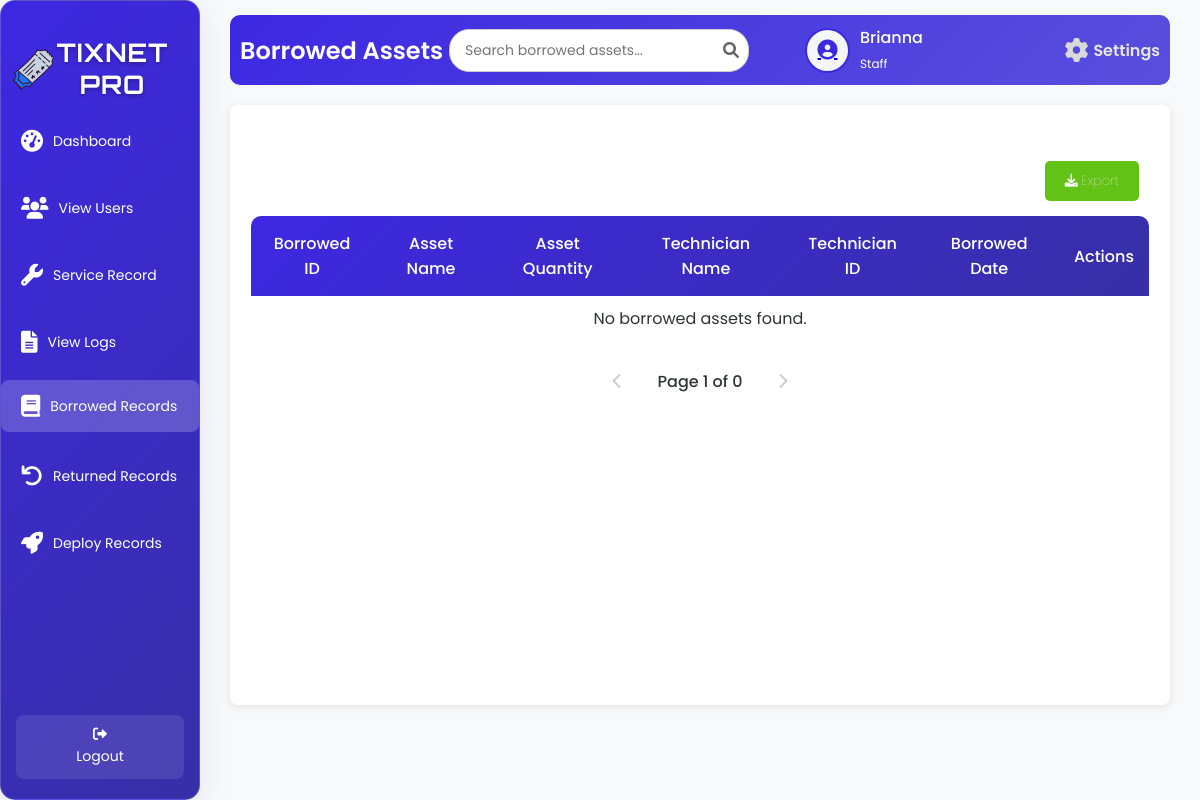
Before: /borrowedT.php (signed in) with the older database file.
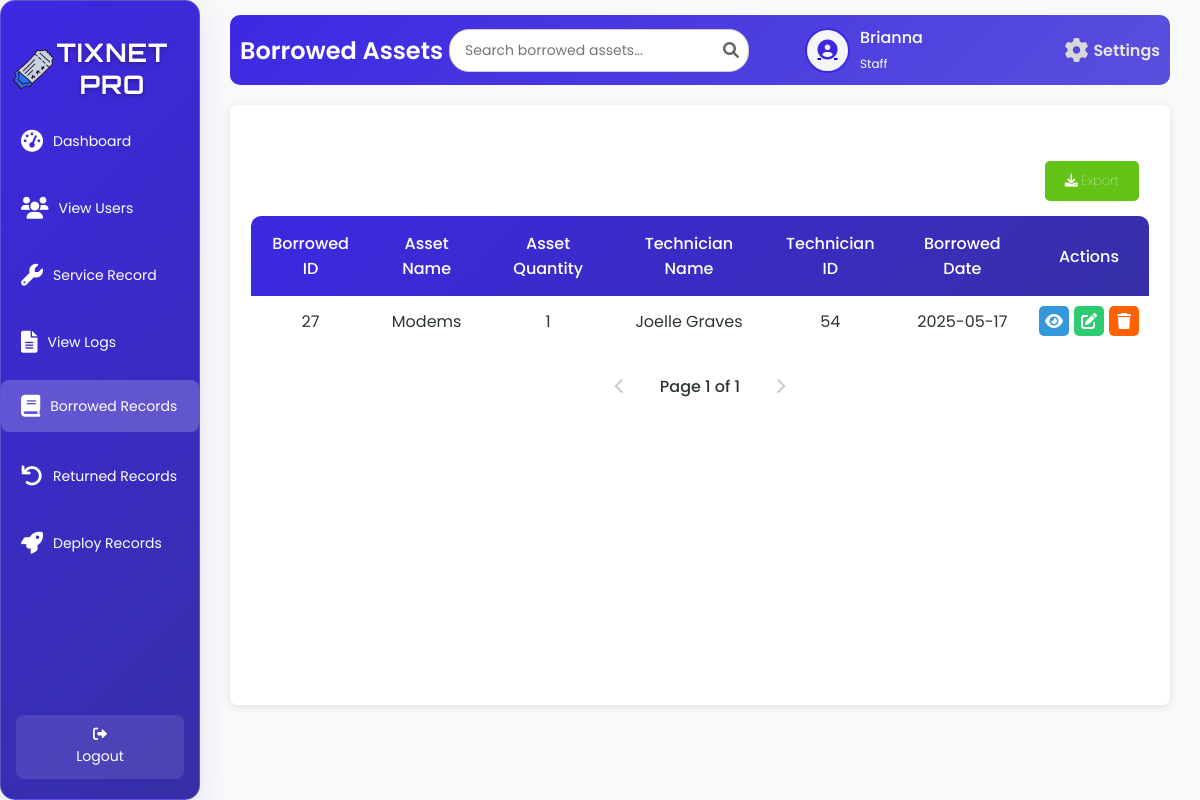
After: the same page with the newer database file.
### tables this page shows
CREATE TABLE `tbl_user` (
  `u_id` int(50) NOT NULL,
  `u_fname` varchar(200) NOT NULL,
  `u_lname` varchar(200) NOT NULL,
  `u_email` varchar(200) NOT NULL,
  `u_username` varchar(200) NOT NULL,
  `u_password` varchar(200) NOT NULL,
  `u_type` varchar(200) NOT NULL,
  `u_status` varchar(200) NOT NULL
);

CREATE TABLE `tbl_borrowed` (
  `b_id` int(50) NOT NULL,
  `b_assets_name` varchar(100) NOT NULL,
  `b_quantity` int(50) NOT NULL,
  `b_technician_name` varchar(100) NOT NULL,
  `b_date` date NOT NULL,
  `b_technician_id` int(50) NOT NULL
);

### borrowedT.php (the view, shortened to what this page needs)
<?php
include 'db.php';
$username = $_SESSION['username'] ?? '';
$lastName = '';
$firstName = '';
$userType = '';
if ($conn) {
    $sql = "SELECT u_fname, u_lname, u_type FROM tbl_user WHERE u_username = ?";
    $stmt = $conn->prepare($sql);
    $stmt->bind_param("s", $username);
    $stmt->execute();
    $stmt->bind_result($firstName, $lastName, $userType);
    $limit = 10;
    $page = isset($_GET['page']) ? (int)$_GET['page'] : 1;
    $offset = ($page - 1) * $limit;
    $countQuery = "SELECT COUNT(*) as total FROM tbl_borrowed";
    $countResult = $conn->query($countQuery);
    $totalRecords = $countResult->fetch_assoc()['total'];
    $totalPages = ceil($totalRecords / $limit);
    $sqlBorrowed = "SELECT b_id, b_assets_name, b_quantity, b_technician_name, b_technician_id, b_date
                    FROM tbl_borrowed
                    LIMIT ?, ?";
    $stmt = $conn->prepare($sqlBorrowed);
    $stmt->bind_param("ii", $offset, $limit);
    $stmt->execute();
    $resultBorrowed = $stmt->get_result();
} else {
    echo "Database connection failed.";
    exit();
}
$avatarPath = $_SESSION['avatarPath'];
?>
<!DOCTYPE html>
<html lang="en">
<head>
    <link rel="stylesheet" href="borrowedTT.css">
    <link rel="stylesheet" href="https://cdnjs.cloudflare.com/ajax/libs/font-awesome/6.0.0-beta3/css/all.min.css">
</head>
<body>
<div class="wrapper">
    <div class="sidebar glass-container">
        <h2><img src="image/logo.png" alt="Tix Net Icon" class="sidebar-icon">TixNet Pro</h2>
        <ul>
            <li><a href="adminD.php"><i class="fas fa-tachometer-alt"></i> <span>Dashboard</span></a></li>
            <li><a href="viewU.php"><i class="fas fa-users"></i> <span>View Users</span></a></li>
            <li><a href="view_service_record.php"><i class="fas fa-wrench"></i> <span>Service Record</span></a></li>
            <li><a href="logs.php"><i class="fas fa-file-alt"></i> <span>View Logs</span></a></li>
            <li><a href="borrowedT.php" class="active"><i class="fas fa-book"></i> <span>Borrowed Records</span></a></li>
            <li><a href="returnT.php"><i class="fas fa-undo"></i> <span>Returned Records</span></a></li>
            <li><a href="deployedT.php"><i class="fas fa-rocket"></i> <span>Deploy Records</span></a></li>
        </ul>
        <footer>
        <a href="index.php" class="back-home"><i class="fas fa-sign-out-alt"></i> Logout</a>
        </footer>
    </div>
    <div class="container">
        <div class="upper">
            <h1>Borrowed Assets</h1>
            <div class="search-container">
                <input type="text" class="search-bar" id="searchInput" placeholder="Search borrowed assets..." onkeyup="debouncedSearchBorrowed()">
                <span class="search-icon"><i class="fas fa-search"></i></span>
            </div>
            <div class="user-profile">
                <div class="user-icon">
                    <a href="image.php">
                        <?php
                        $cleanAvatarPath = preg_replace('/\?\d+$/', '', $avatarPath);
                        if (!empty($avatarPath) && file_exists($cleanAvatarPath)) {
                            echo "<img src='" . htmlspecialchars($avatarPath, ENT_QUOTES, 'UTF-8') . "' alt='User Avatar'>";
                        } else {
                            echo "<i class='fas fa-user-circle'></i>";
                        }
                        ?>
                    </a>
                </div>
                <div class="user-details">
                    <span><?php echo htmlspecialchars($firstName, ENT_QUOTES, 'UTF-8'); ?></span>
                    <small><?php echo htmlspecialchars(ucfirst($userType), ENT_QUOTES, 'UTF-8'); ?></small>
                </div>
                <a href="settings.php" class="settings-link">
                    <i class="fas fa-cog"></i>
                    <span>Settings</span>
                </a>
            </div>
        </div>
        <div class="table-box glass-container">
            <div class="borrowed">
                <div class="button-container">
                    <a href="createTickets.php" class="export-btn"><i class="fas fa-download"></i> Export</a>
                </div>
                <table id="borrowedTable">
                    <thead>
                        <tr>
                            <th>Borrowed ID</th>
                            <th>Asset Name</th>
                            <th>Asset Quantity</th>
                            <th>Technician Name</th>
                            <th>Technician ID</th>
                            <th>Borrowed Date</th>
                            <th>Actions</th>
                        </tr>
                    </thead>
                    <tbody id="tableBody">
                    <?php
if ($resultBorrowed && $resultBorrowed->num_rows > 0) {
    while ($row = $resultBorrowed->fetch_assoc()) {
        echo "<tr>
                <td>{$row['b_id']}</td>
                <td>" . (isset($row['b_assets_name']) ? htmlspecialchars($row['b_assets_name'], ENT_QUOTES, 'UTF-8') : 'N/A') . "</td>
                <td>{$row['b_quantity']}</td>
                <td>{$row['b_technician_name']}</td>
                <td>{$row['b_technician_id']}</td>
                <td>{$row['b_date']}</td>
                <td class='action-buttons'>
                    <a class='view-btn' onclick=\"showViewModal('{$row['b_id']}', '" . htmlspecialchars($row['b_assets_name'], ENT_QUOTES, 'UTF-8') . "', '{$row['b_quantity']}', '{$row['b_technician_name']}', '{$row['b_technician_id']}', '{$row['b_date']}')\" title='View'><i class='fas fa-eye'></i></a>
                    <a class='edit-btn' onclick=\"showEditModal('{$row['b_id']}')\" title='Edit'><i class='fas fa-edit'></i></a>
                    <a class='delete-btn' onclick=\"showDeleteModal('{$row['b_id']}', '" . htmlspecialchars($row['b_assets_name'], ENT_QUOTES, 'UTF-8') . "')\" title='Delete'><i class='fas fa-trash'></i></a>
                </td>
              </tr>";
    }
} else {
    echo "<tr><td colspan='7'>No borrowed assets found.</td></tr>";
}
?>
                    </tbody>
                </table>
                <div class="pagination" id="borrowed-pagination">
                    <?php if ($page > 1): ?>
                        <a href="?page=<?php echo $page - 1; ?>" class="pagination-link"><i class="fas fa-chevron-left"></i></a>
                    <?php else: ?>
                        <span class="pagination-link disabled"><i class="fas fa-chevron-left"></i></span>
                    <?php endif; ?>
                    <span class="current-page">Page <?php echo $page; ?> of <?php echo $totalPages; ?></span>
                    <?php if ($page < $totalPages): ?>
                        <a href="?page=<?php echo $page + 1; ?>" class="pagination-link"><i class="fas fa-chevron-right"></i></a>
                    <?php else: ?>
                        <span class="pagination-link disabled"><i class="fas fa-chevron-right"></i></span>
                    <?php endif; ?>
                </div>
            </div>
        </div>
    </div>
</div>
</body>
</html>

Changed rows visible on the page:
added tbl_borrowed: b_id "27", b_assets_name "Modems", b_quantity "1", b_technician_name "Joelle Graves", b_technician "54", b_date "2025-05-17"
Other visible differences:
$totalPages: "0" → "1"
text no longer shown: "No borrowed assets found."
